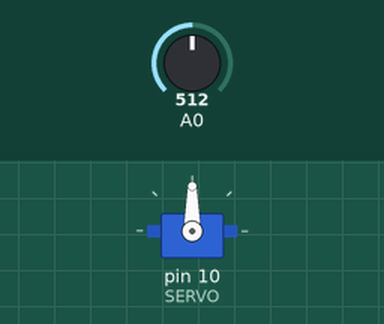
A sketch run on a simulated Arduino Uno, built with avr-gcc and run on an emulated ATmega328P. On the bench: servo. The test bench sets the inputs (shaded band); at power-on: A0 = 512.

Above: at 2.2 s.
2.3 s: A0 set to 716
At 3.1 s:
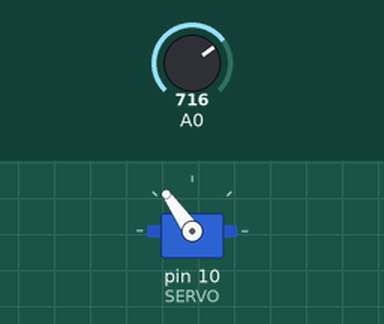
3.8 s: A0 set to 900
At 4.2 s:
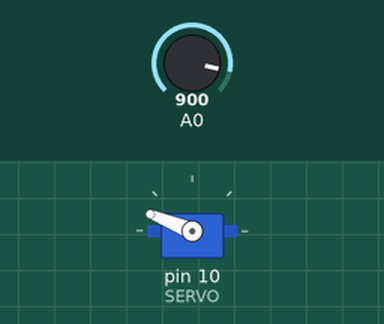
5.3 s: A0 set to 1023
At 6.5 s:
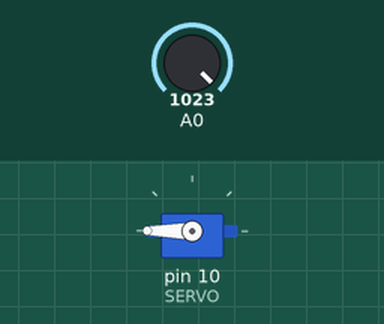
6.8 s: A0 set to 306
At 7.7 s:
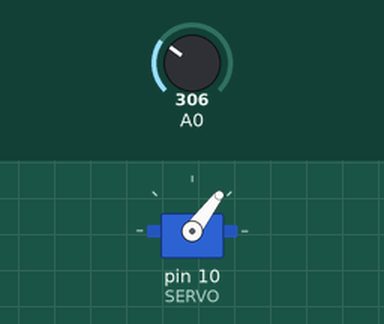
8.3 s: A0 set to 122
At 8.9 s:
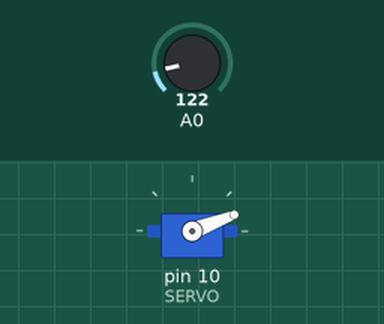
9.8 s: A0 set to 0
At 11.2 s:
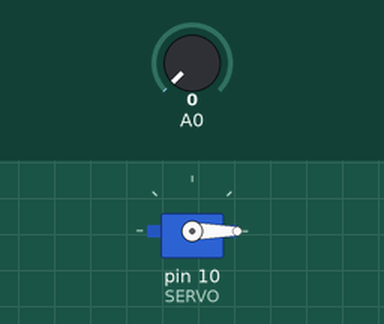
Timing chart, 0 to 12.3 s (numbered marks = the images above; inputs shaded):
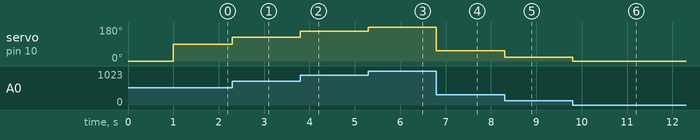

Measured:
- after the input at 2.3 s, servo on pin 10 (SERVO): 90° → 125° at once
- after the input at 3.8 s, servo on pin 10 (SERVO): 125° → 158° at once
- after the input at 5.3 s, servo on pin 10 (SERVO): 158° → 180° at once
- after the input at 6.8 s, servo on pin 10 (SERVO): 180° → 53° at once
- after the input at 8.3 s, servo on pin 10 (SERVO): 53° → 21° at once
- after the input at 9.8 s, servo on pin 10 (SERVO): 21° → 0° at once

The sketch:

15_servo_VR.ino
```cpp
#include <Servo.h>

const int SERVO = 10;
Servo servo;

void setup() {
  // put your setup code here, to run once:
  servo.attach(SERVO,500,2500); // us
  servo.write(0);
  delay(1000);
}

void loop() {
  // put your main code here, to run repeatedly:
  servo.write(map(analogRead(A0),0,1023,0,180));
}
```
